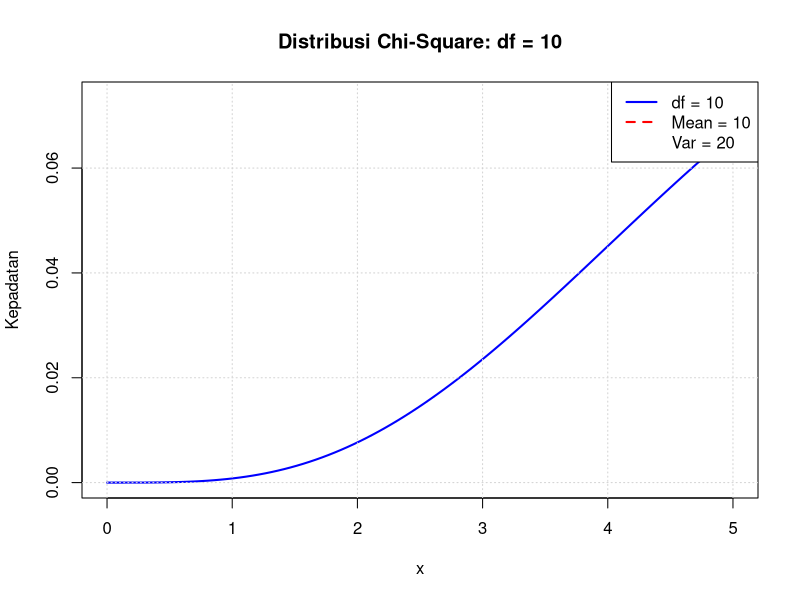

The R source for this figure:
x <- seq(0, 5, length.out = 100)
df <- 10
kepadatan <- dchisq(x, df = df)

plot(x, kepadatan, 
     type = "l",                    
     lwd = 2,                       
     col = "blue",                  
     main = paste("Distribusi Chi-Square: df =", df),
     xlab = "x",
     ylab = "Kepadatan",
     ylim = c(0, max(kepadatan) * 1.1))  

grid()
mean_chisq <- df
var_chisq <- 2 * df

abline(v = mean_chisq, col = "red", lty = 2, lwd = 2)
legend("topright", 
       legend = c(paste("df =", df), 
                  paste("Mean =", mean_chisq),
                  paste("Var =", var_chisq)),
       col = c("blue", "red", "black"),
       lty = c(1, 2, 0),
       lwd = c(2, 2, 0))

cat("Derajat bebas (df):", df, "\n")
cat("Mean teoritis:", mean_chisq, "\n")
cat("Varians teoritis:", var_chisq, "\n")
cat("Rentang x:", min(x), "sampai", max(x), "\n")
cat("Jumlah titik data:", length(x), "\n")

cat("f(0) =", dchisq(0, df), "\n")
cat("f(1) =", dchisq(1, df), "\n")
cat("f(2) =", dchisq(2, df), "\n")
cat("f(3) =", dchisq(3, df), "\n")
cat("f(4) =", dchisq(4, df), "\n")
cat("f(5) =", dchisq(5, df), "\n")